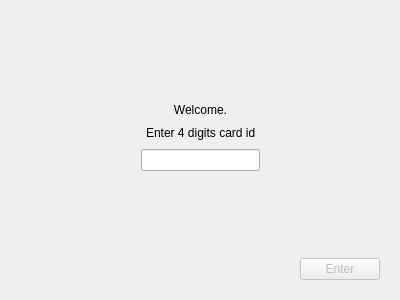
<?xml version="1.0" encoding="UTF-8"?>
<ui version="4.0">
 <class>ATMDialog</class>
 <widget class="QDialog" name="ATMDialog">
  <property name="geometry">
   <rect>
    <x>0</x>
    <y>0</y>
    <width>400</width>
    <height>300</height>
   </rect>
  </property>
  <property name="windowTitle">
   <string>ATMDialog</string>
  </property>
  <widget class="QStackedWidget" name="stackedWidget">
   <property name="geometry">
    <rect>
     <x>10</x>
     <y>10</y>
     <width>381</width>
     <height>281</height>
    </rect>
   </property>
   <property name="currentIndex">
    <number>0</number>
   </property>
   <widget class="QWidget" name="page">
    <widget class="QWidget" name="layoutWidget">
     <property name="geometry">
      <rect>
       <x>0</x>
       <y>0</y>
       <width>381</width>
       <height>281</height>
      </rect>
     </property>
     <layout class="QVBoxLayout" name="verticalLayout">
      <item>
       <spacer name="verticalSpacer">
        <property name="orientation">
         <enum>Qt::Vertical</enum>
        </property>
        <property name="sizeHint" stdset="0">
         <size>
          <width>20</width>
          <height>40</height>
         </size>
        </property>
       </spacer>
      </item>
      <item>
       <widget class="QLabel" name="label_3">
        <property name="text">
         <string>Welcome.</string>
        </property>
        <property name="alignment">
         <set>Qt::AlignCenter</set>
        </property>
       </widget>
      </item>
      <item>
       <layout class="QHBoxLayout" name="horizontalLayout">
        <item>
         <spacer name="horizontalSpacer">
          <property name="orientation">
           <enum>Qt::Horizontal</enum>
          </property>
          <property name="sizeHint" stdset="0">
           <size>
            <width>40</width>
            <height>20</height>
           </size>
          </property>
         </spacer>
        </item>
        <item>
         <widget class="QLabel" name="label">
          <property name="text">
           <string>Enter 4 digits card id</string>
          </property>
         </widget>
        </item>
        <item>
         <spacer name="horizontalSpacer_2">
          <property name="orientation">
           <enum>Qt::Horizontal</enum>
          </property>
          <property name="sizeHint" stdset="0">
           <size>
            <width>40</width>
            <height>20</height>
           </size>
          </property>
         </spacer>
        </item>
       </layout>
      </item>
      <item>
       <layout class="QHBoxLayout" name="horizontalLayout_2">
        <item>
         <spacer name="horizontalSpacer_3">
          <property name="orientation">
           <enum>Qt::Horizontal</enum>
          </property>
          <property name="sizeHint" stdset="0">
           <size>
            <width>40</width>
            <height>20</height>
           </size>
          </property>
         </spacer>
        </item>
        <item>
         <widget class="QLineEdit" name="cardIdEdit"/>
        </item>
        <item>
         <spacer name="horizontalSpacer_4">
          <property name="orientation">
           <enum>Qt::Horizontal</enum>
          </property>
          <property name="sizeHint" stdset="0">
           <size>
            <width>40</width>
            <height>20</height>
           </size>
          </property>
         </spacer>
        </item>
       </layout>
      </item>
      <item>
       <spacer name="verticalSpacer_2">
        <property name="orientation">
         <enum>Qt::Vertical</enum>
        </property>
        <property name="sizeHint" stdset="0">
         <size>
          <width>20</width>
          <height>40</height>
         </size>
        </property>
       </spacer>
      </item>
      <item alignment="Qt::AlignRight">
       <widget class="QPushButton" name="enter1Button">
        <property name="enabled">
         <bool>false</bool>
        </property>
        <property name="text">
         <string>Enter</string>
        </property>
        <property name="autoDefault">
         <bool>false</bool>
        </property>
        <property name="default">
         <bool>true</bool>
        </property>
       </widget>
      </item>
     </layout>
    </widget>
   </widget>
   <widget class="QWidget" name="page_2">
    <widget class="QWidget" name="layoutWidget">
     <property name="geometry">
      <rect>
       <x>0</x>
       <y>0</y>
       <width>381</width>
       <height>281</height>
      </rect>
     </property>
     <layout class="QVBoxLayout" name="verticalLayout_2">
      <item>
       <spacer name="verticalSpacer_3">
        <property name="orientation">
         <enum>Qt::Vertical</enum>
        </property>
        <property name="sizeHint" stdset="0">
         <size>
          <width>20</width>
          <height>40</height>
         </size>
        </property>
       </spacer>
      </item>
      <item>
       <layout class="QHBoxLayout" name="horizontalLayout_3">
        <item>
         <spacer name="horizontalSpacer_5">
          <property name="orientation">
           <enum>Qt::Horizontal</enum>
          </property>
          <property name="sizeHint" stdset="0">
           <size>
            <width>40</width>
            <height>20</height>
           </size>
          </property>
         </spacer>
        </item>
        <item>
         <widget class="QLabel" name="label_2">
          <property name="text">
           <string>Enter 4 digits pin code</string>
          </property>
         </widget>
        </item>
        <item>
         <spacer name="horizontalSpacer_6">
          <property name="orientation">
           <enum>Qt::Horizontal</enum>
          </property>
          <property name="sizeHint" stdset="0">
           <size>
            <width>40</width>
            <height>20</height>
           </size>
          </property>
         </spacer>
        </item>
       </layout>
      </item>
      <item>
       <layout class="QHBoxLayout" name="horizontalLayout_4">
        <item>
         <spacer name="horizontalSpacer_7">
          <property name="orientation">
           <enum>Qt::Horizontal</enum>
          </property>
          <property name="sizeHint" stdset="0">
           <size>
            <width>40</width>
            <height>20</height>
           </size>
          </property>
         </spacer>
        </item>
        <item>
         <widget class="QLineEdit" name="pinEdit"/>
        </item>
        <item>
         <spacer name="horizontalSpacer_8">
          <property name="orientation">
           <enum>Qt::Horizontal</enum>
          </property>
          <property name="sizeHint" stdset="0">
           <size>
            <width>40</width>
            <height>20</height>
           </size>
          </property>
         </spacer>
        </item>
       </layout>
      </item>
      <item>
       <spacer name="verticalSpacer_4">
        <property name="orientation">
         <enum>Qt::Vertical</enum>
        </property>
        <property name="sizeHint" stdset="0">
         <size>
          <width>20</width>
          <height>40</height>
         </size>
        </property>
       </spacer>
      </item>
      <item alignment="Qt::AlignRight">
       <widget class="QPushButton" name="enter2Button">
        <property name="enabled">
         <bool>false</bool>
        </property>
        <property name="text">
         <string>Enter</string>
        </property>
        <property name="autoDefault">
         <bool>true</bool>
        </property>
        <property name="default">
         <bool>false</bool>
        </property>
       </widget>
      </item>
     </layout>
    </widget>
   </widget>
   <widget class="QWidget" name="page_3">
    <widget class="QWidget" name="layoutWidget">
     <property name="geometry">
      <rect>
       <x>110</x>
       <y>20</y>
       <width>142</width>
       <height>232</height>
      </rect>
     </property>
     <layout class="QVBoxLayout" name="verticalLayout_3">
      <item>
       <spacer name="verticalSpacer_5">
        <property name="orientation">
         <enum>Qt::Vertical</enum>
        </property>
        <property name="sizeHint" stdset="0">
         <size>
          <width>20</width>
          <height>40</height>
         </size>
        </property>
       </spacer>
      </item>
      <item>
       <widget class="QPushButton" name="ballanceCheckButton">
        <property name="text">
         <string>Ballance check</string>
        </property>
       </widget>
      </item>
      <item>
       <widget class="QPushButton" name="cashWithdrawalButton">
        <property name="text">
         <string>Cash withdrawal</string>
        </property>
       </widget>
      </item>
      <item>
       <widget class="QPushButton" name="pinChangeButton">
        <property name="text">
         <string>PIN change</string>
        </property>
       </widget>
      </item>
      <item>
       <widget class="QPushButton" name="statementButton">
        <property name="text">
         <string>Mini statement</string>
        </property>
       </widget>
      </item>
      <item>
       <spacer name="verticalSpacer_6">
        <property name="orientation">
         <enum>Qt::Vertical</enum>
        </property>
        <property name="sizeHint" stdset="0">
         <size>
          <width>20</width>
          <height>40</height>
         </size>
        </property>
       </spacer>
      </item>
     </layout>
    </widget>
   </widget>
   <widget class="QWidget" name="page_4">
    <widget class="QWidget" name="layoutWidget">
     <property name="geometry">
      <rect>
       <x>0</x>
       <y>0</y>
       <width>381</width>
       <height>281</height>
      </rect>
     </property>
     <layout class="QVBoxLayout" name="verticalLayout_4">
      <item>
       <widget class="QTextEdit" name="textEdit">
        <property name="readOnly">
         <bool>true</bool>
        </property>
        <property name="html">
         <string>&lt;!DOCTYPE HTML PUBLIC &quot;-//W3C//DTD HTML 4.0//EN&quot; &quot;http://www.w3.org/TR/REC-html40/strict.dtd&quot;&gt;
&lt;html&gt;&lt;head&gt;&lt;meta name=&quot;qrichtext&quot; content=&quot;1&quot; /&gt;&lt;style type=&quot;text/css&quot;&gt;
p, li { white-space: pre-wrap; }
&lt;/style&gt;&lt;/head&gt;&lt;body style=&quot; font-family:'.SF NS Text'; font-size:13pt; font-weight:400; font-style:normal;&quot;&gt;
&lt;p style=&quot; margin-top:0px; margin-bottom:0px; margin-left:0px; margin-right:0px; -qt-block-indent:0; text-indent:0px;&quot;&gt;Minimal statement ...&lt;/p&gt;&lt;/body&gt;&lt;/html&gt;</string>
        </property>
       </widget>
      </item>
      <item>
       <layout class="QHBoxLayout" name="horizontalLayout_5">
        <item>
         <spacer name="horizontalSpacer_9">
          <property name="orientation">
           <enum>Qt::Horizontal</enum>
          </property>
          <property name="sizeHint" stdset="0">
           <size>
            <width>40</width>
            <height>20</height>
           </size>
          </property>
         </spacer>
        </item>
        <item>
         <widget class="QPushButton" name="statementBackButton">
          <property name="text">
           <string>Back</string>
          </property>
         </widget>
        </item>
       </layout>
      </item>
     </layout>
    </widget>
   </widget>
   <widget class="QWidget" name="page_5">
    <widget class="QWidget" name="layoutWidget">
     <property name="geometry">
      <rect>
       <x>0</x>
       <y>0</y>
       <width>381</width>
       <height>281</height>
      </rect>
     </property>
     <layout class="QVBoxLayout" name="verticalLayout_5">
      <item>
       <spacer name="verticalSpacer_7">
        <property name="orientation">
         <enum>Qt::Vertical</enum>
        </property>
        <property name="sizeHint" stdset="0">
         <size>
          <width>20</width>
          <height>40</height>
         </size>
        </property>
       </spacer>
      </item>
      <item>
       <widget class="QLabel" name="label_4">
        <property name="text">
         <string>Enter new PIN</string>
        </property>
        <property name="alignment">
         <set>Qt::AlignCenter</set>
        </property>
       </widget>
      </item>
      <item>
       <layout class="QHBoxLayout" name="horizontalLayout_7">
        <item>
         <spacer name="horizontalSpacer_11">
          <property name="orientation">
           <enum>Qt::Horizontal</enum>
          </property>
          <property name="sizeHint" stdset="0">
           <size>
            <width>40</width>
            <height>20</height>
           </size>
          </property>
         </spacer>
        </item>
        <item>
         <widget class="QLineEdit" name="newPinEdit"/>
        </item>
        <item>
         <spacer name="horizontalSpacer_12">
          <property name="orientation">
           <enum>Qt::Horizontal</enum>
          </property>
          <property name="sizeHint" stdset="0">
           <size>
            <width>40</width>
            <height>20</height>
           </size>
          </property>
         </spacer>
        </item>
       </layout>
      </item>
      <item>
       <spacer name="verticalSpacer_8">
        <property name="orientation">
         <enum>Qt::Vertical</enum>
        </property>
        <property name="sizeHint" stdset="0">
         <size>
          <width>20</width>
          <height>40</height>
         </size>
        </property>
       </spacer>
      </item>
      <item>
       <layout class="QHBoxLayout" name="horizontalLayout_6">
        <item>
         <widget class="QPushButton" name="pinCancelButton">
          <property name="text">
           <string>Cancel</string>
          </property>
         </widget>
        </item>
        <item>
         <spacer name="horizontalSpacer_10">
          <property name="orientation">
           <enum>Qt::Horizontal</enum>
          </property>
          <property name="sizeHint" stdset="0">
           <size>
            <width>40</width>
            <height>20</height>
           </size>
          </property>
         </spacer>
        </item>
        <item>
         <widget class="QPushButton" name="pinEnteredButton">
          <property name="enabled">
           <bool>false</bool>
          </property>
          <property name="text">
           <string>Enter</string>
          </property>
         </widget>
        </item>
       </layout>
      </item>
     </layout>
    </widget>
   </widget>
   <widget class="QWidget" name="page_6">
    <widget class="QWidget" name="layoutWidget">
     <property name="geometry">
      <rect>
       <x>0</x>
       <y>8</y>
       <width>381</width>
       <height>271</height>
      </rect>
     </property>
     <layout class="QVBoxLayout" name="verticalLayout_6">
      <item>
       <spacer name="verticalSpacer_9">
        <property name="orientation">
         <enum>Qt::Vertical</enum>
        </property>
        <property name="sizeHint" stdset="0">
         <size>
          <width>20</width>
          <height>40</height>
         </size>
        </property>
       </spacer>
      </item>
      <item>
       <layout class="QHBoxLayout" name="horizontalLayout_8">
        <item>
         <spacer name="horizontalSpacer_13">
          <property name="orientation">
           <enum>Qt::Horizontal</enum>
          </property>
          <property name="sizeHint" stdset="0">
           <size>
            <width>40</width>
            <height>20</height>
           </size>
          </property>
         </spacer>
        </item>
        <item>
         <widget class="QLabel" name="label_5">
          <property name="text">
           <string>Current Ballance:</string>
          </property>
          <property name="alignment">
           <set>Qt::AlignCenter</set>
          </property>
         </widget>
        </item>
        <item>
         <spacer name="horizontalSpacer_14">
          <property name="orientation">
           <enum>Qt::Horizontal</enum>
          </property>
          <property name="sizeHint" stdset="0">
           <size>
            <width>40</width>
            <height>20</height>
           </size>
          </property>
         </spacer>
        </item>
       </layout>
      </item>
      <item>
       <layout class="QHBoxLayout" name="horizontalLayout_9">
        <item>
         <spacer name="horizontalSpacer_15">
          <property name="orientation">
           <enum>Qt::Horizontal</enum>
          </property>
          <property name="sizeHint" stdset="0">
           <size>
            <width>40</width>
            <height>20</height>
           </size>
          </property>
         </spacer>
        </item>
        <item>
         <widget class="QLineEdit" name="ballanceEdit">
          <property name="enabled">
           <bool>false</bool>
          </property>
          <property name="alignment">
           <set>Qt::AlignRight|Qt::AlignTrailing|Qt::AlignVCenter</set>
          </property>
         </widget>
        </item>
        <item>
         <spacer name="horizontalSpacer_16">
          <property name="orientation">
           <enum>Qt::Horizontal</enum>
          </property>
          <property name="sizeHint" stdset="0">
           <size>
            <width>40</width>
            <height>20</height>
           </size>
          </property>
         </spacer>
        </item>
       </layout>
      </item>
      <item>
       <spacer name="verticalSpacer_10">
        <property name="orientation">
         <enum>Qt::Vertical</enum>
        </property>
        <property name="sizeHint" stdset="0">
         <size>
          <width>20</width>
          <height>40</height>
         </size>
        </property>
       </spacer>
      </item>
      <item>
       <layout class="QHBoxLayout" name="horizontalLayout_10">
        <item>
         <spacer name="horizontalSpacer_17">
          <property name="orientation">
           <enum>Qt::Horizontal</enum>
          </property>
          <property name="sizeHint" stdset="0">
           <size>
            <width>40</width>
            <height>20</height>
           </size>
          </property>
         </spacer>
        </item>
        <item>
         <widget class="QPushButton" name="ballanceBackButton">
          <property name="text">
           <string>Back</string>
          </property>
         </widget>
        </item>
       </layout>
      </item>
     </layout>
    </widget>
   </widget>
   <widget class="QWidget" name="page_7">
    <widget class="QWidget" name="layoutWidget">
     <property name="geometry">
      <rect>
       <x>8</x>
       <y>8</y>
       <width>371</width>
       <height>271</height>
      </rect>
     </property>
     <layout class="QVBoxLayout" name="verticalLayout_7">
      <item>
       <widget class="QLabel" name="cashWithdrawalLabel">
        <property name="text">
         <string/>
        </property>
       </widget>
      </item>
      <item>
       <spacer name="verticalSpacer_12">
        <property name="orientation">
         <enum>Qt::Vertical</enum>
        </property>
        <property name="sizeHint" stdset="0">
         <size>
          <width>20</width>
          <height>40</height>
         </size>
        </property>
       </spacer>
      </item>
      <item>
       <layout class="QHBoxLayout" name="horizontalLayout_11">
        <item>
         <spacer name="horizontalSpacer_18">
          <property name="orientation">
           <enum>Qt::Horizontal</enum>
          </property>
          <property name="sizeHint" stdset="0">
           <size>
            <width>40</width>
            <height>20</height>
           </size>
          </property>
         </spacer>
        </item>
        <item>
         <widget class="QLabel" name="label_6">
          <property name="text">
           <string>Cash amount:</string>
          </property>
          <property name="alignment">
           <set>Qt::AlignCenter</set>
          </property>
         </widget>
        </item>
        <item>
         <spacer name="horizontalSpacer_19">
          <property name="orientation">
           <enum>Qt::Horizontal</enum>
          </property>
          <property name="sizeHint" stdset="0">
           <size>
            <width>40</width>
            <height>20</height>
           </size>
          </property>
         </spacer>
        </item>
       </layout>
      </item>
      <item>
       <layout class="QHBoxLayout" name="horizontalLayout_12">
        <item>
         <spacer name="horizontalSpacer_20">
          <property name="orientation">
           <enum>Qt::Horizontal</enum>
          </property>
          <property name="sizeHint" stdset="0">
           <size>
            <width>40</width>
            <height>20</height>
           </size>
          </property>
         </spacer>
        </item>
        <item>
         <widget class="QLineEdit" name="cashWithdrawalEdit"/>
        </item>
        <item>
         <spacer name="horizontalSpacer_21">
          <property name="orientation">
           <enum>Qt::Horizontal</enum>
          </property>
          <property name="sizeHint" stdset="0">
           <size>
            <width>40</width>
            <height>20</height>
           </size>
          </property>
         </spacer>
        </item>
       </layout>
      </item>
      <item>
       <spacer name="verticalSpacer_11">
        <property name="orientation">
         <enum>Qt::Vertical</enum>
        </property>
        <property name="sizeHint" stdset="0">
         <size>
          <width>20</width>
          <height>40</height>
         </size>
        </property>
       </spacer>
      </item>
      <item>
       <layout class="QHBoxLayout" name="horizontalLayout_13">
        <item>
         <widget class="QPushButton" name="cashWithdrawalCancelButton">
          <property name="text">
           <string>Cancel</string>
          </property>
         </widget>
        </item>
        <item>
         <spacer name="horizontalSpacer_22">
          <property name="orientation">
           <enum>Qt::Horizontal</enum>
          </property>
          <property name="sizeHint" stdset="0">
           <size>
            <width>40</width>
            <height>20</height>
           </size>
          </property>
         </spacer>
        </item>
        <item>
         <widget class="QPushButton" name="cashWithdrawalOkButton">
          <property name="text">
           <string>OK</string>
          </property>
         </widget>
        </item>
       </layout>
      </item>
     </layout>
    </widget>
   </widget>
  </widget>
 </widget>
 <layoutdefault spacing="6" margin="11"/>
 <tabstops>
  <tabstop>pinEdit</tabstop>
  <tabstop>ballanceCheckButton</tabstop>
  <tabstop>cashWithdrawalButton</tabstop>
  <tabstop>newPinEdit</tabstop>
  <tabstop>pinEnteredButton</tabstop>
  <tabstop>pinCancelButton</tabstop>
  <tabstop>pinChangeButton</tabstop>
  <tabstop>statementButton</tabstop>
  <tabstop>statementBackButton</tabstop>
  <tabstop>enter2Button</tabstop>
  <tabstop>cardIdEdit</tabstop>
  <tabstop>ballanceEdit</tabstop>
  <tabstop>ballanceBackButton</tabstop>
  <tabstop>cashWithdrawalEdit</tabstop>
  <tabstop>cashWithdrawalOkButton</tabstop>
  <tabstop>cashWithdrawalCancelButton</tabstop>
  <tabstop>enter1Button</tabstop>
  <tabstop>textEdit</tabstop>
 </tabstops>
 <resources/>
 <connections/>
</ui>
